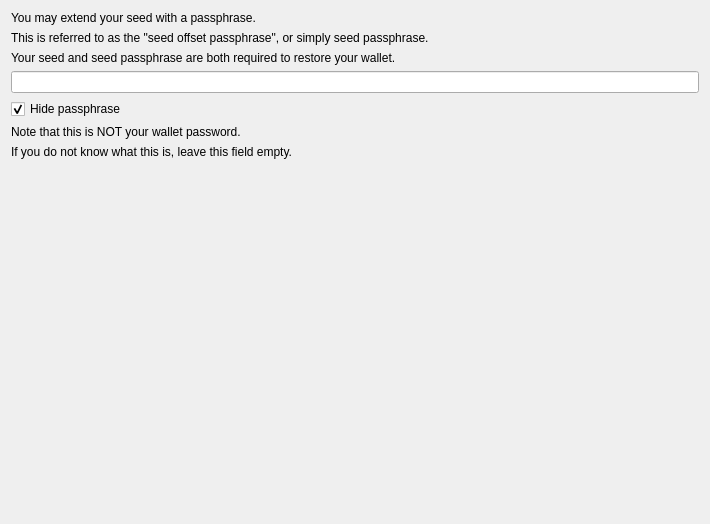
<?xml version="1.0" encoding="UTF-8"?>
<ui version="4.0">
 <class>PageSetSeedPassphrase</class>
 <widget class="QWizardPage" name="PageSetSeedPassphrase">
  <property name="geometry">
   <rect>
    <x>0</x>
    <y>0</y>
    <width>710</width>
    <height>524</height>
   </rect>
  </property>
  <property name="windowTitle">
   <string>WizardPage</string>
  </property>
  <layout class="QVBoxLayout" name="verticalLayout">
   <item>
    <widget class="QLabel" name="label">
     <property name="text">
      <string>You may extend your seed with a passphrase.</string>
     </property>
     <property name="wordWrap">
      <bool>true</bool>
     </property>
    </widget>
   </item>
   <item>
    <widget class="QLabel" name="label_2">
     <property name="text">
      <string>This is referred to as the &quot;seed offset passphrase&quot;, or simply seed passphrase.</string>
     </property>
     <property name="wordWrap">
      <bool>true</bool>
     </property>
    </widget>
   </item>
   <item>
    <widget class="QLabel" name="label_3">
     <property name="text">
      <string>Your seed and seed passphrase are both required to restore your wallet.</string>
     </property>
     <property name="wordWrap">
      <bool>true</bool>
     </property>
    </widget>
   </item>
   <item>
    <widget class="QLineEdit" name="linePassphrase">
     <property name="echoMode">
      <enum>QLineEdit::Password</enum>
     </property>
    </widget>
   </item>
   <item>
    <widget class="QCheckBox" name="check_hidePassphrase">
     <property name="text">
      <string>Hide passphrase</string>
     </property>
     <property name="checked">
      <bool>true</bool>
     </property>
    </widget>
   </item>
   <item>
    <widget class="QLabel" name="label_4">
     <property name="text">
      <string>Note that this is NOT your wallet password.</string>
     </property>
     <property name="wordWrap">
      <bool>true</bool>
     </property>
    </widget>
   </item>
   <item>
    <widget class="QLabel" name="label_5">
     <property name="text">
      <string>If you do not know what this is, leave this field empty.</string>
     </property>
     <property name="wordWrap">
      <bool>true</bool>
     </property>
    </widget>
   </item>
   <item>
    <spacer name="verticalSpacer">
     <property name="orientation">
      <enum>Qt::Vertical</enum>
     </property>
     <property name="sizeHint" stdset="0">
      <size>
       <width>20</width>
       <height>0</height>
      </size>
     </property>
    </spacer>
   </item>
  </layout>
 </widget>
 <resources/>
 <connections/>
</ui>
